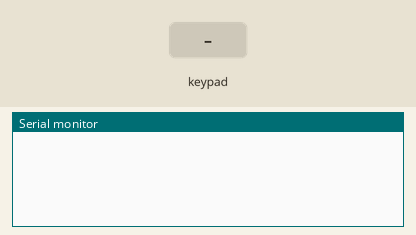
Bench run of a sketch on a simulated Arduino Uno, built with avr-gcc and run on an emulated ATmega328P. On the bench: the last lines printed to the serial monitor. Inputs (shaded band) come from the test bench. Random numbers use the default seed unless the sketch sets one.

Above: at 1.2 s.
1.3 s: key '1' pressed
At 1.9 s:
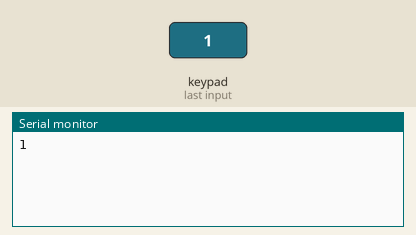
2.8 s: keypad keys 1 1 1 0 9 8 # pressed 0.4 s apart
At 6.1 s:
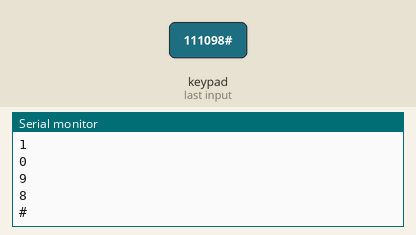
7.1 s: key 'A' pressed
At 7.5 s:
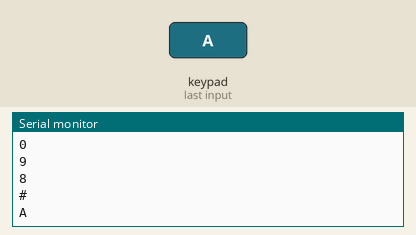
8.6 s: keypad keys 1 1 1 0 9 8 * pressed 0.4 s apart
At 11.8 s:
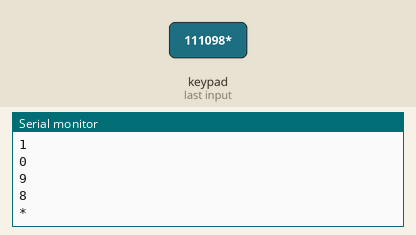
12.9 s: key 'B' pressed
At 14.1 s:
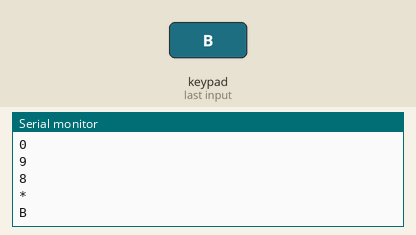
14.4 s: keypad keys 1 1 1 0 9 8 D pressed 0.4 s apart
At 17.4 s:
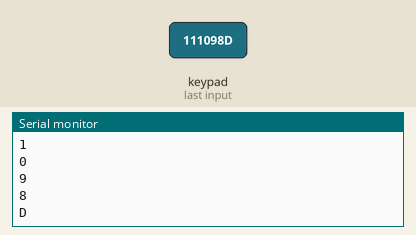
Timing chart, 0 to 18.9 s (numbered marks = the images above; inputs shaded):
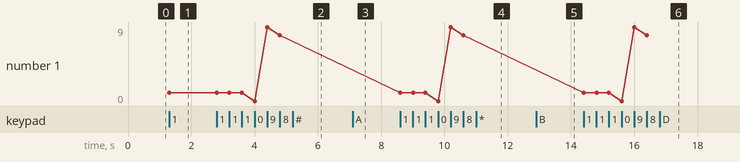

Measured:
- after the input at 1.3 s, the serial monitor: prints a new line at once (image 1)
- after the input at 2.8 s, the serial monitor: prints a new line after 1.2 s (image 2)
- after the input at 7.1 s, the serial monitor: prints a new line at once (image 3)
- after the input at 8.6 s, the serial monitor: prints a new line at once (image 4)
- after the input at 12.9 s, the serial monitor: prints a new line at once (image 5)
- after the input at 14.4 s, the serial monitor: prints a new line at once (image 6)
- plotted number 1: 1 → 8 after the input at 2.8 s

The sketch:

e4.ino
```cpp
// (C) Henrik Lagrosen, János Litkei, Shiyao Xin; Group 35 (2024)
// Work package 0
// Exercise 1
// Submission code: 023513

#include <Keypad.h>   // include the library

#define ROWS 4   // define ROWS as 4
#define COLS 4   // define COLS as 4

// use an array to store key values on the keypad
char keys[ROWS][COLS] = {
    {'1', '2', '3', 'A'}, {'4', '5', '6', 'B'}, {'7', '8', '9', 'C'}, {'*', '0', '#', 'D'}};

byte rowPins[ROWS] = {11, 10, 9, 8};   // connect to Arduino pins
byte colPins[COLS] = {7, 6, 5, 4};     // connect to Arduino pins

// create a keypad object
Keypad keypad = Keypad(makeKeymap(keys), rowPins, colPins, ROWS, COLS);

// defines setuo function which runs once when program start
void setup() {
    Serial.begin(9600);   // initialize the serial communication
}

// defines loop function which runs continuously
void loop() {
    char pressedKey = readKey();   // store the pressed key value in a variable
    if (pressedKey != 0) {         // check whether a key got pressed
        // Print the pressed key value
        Serial.println(pressedKey);
        // delay(100);   // Wait for 1000 millisecond(s)
    }
}

// This function checks if a key being pressed, and return the key value
char readKey() {
    char pressedKey = keypad.getKey();   // get the pressed key value
    if (pressedKey) {                    // check if a key is pressed
        return pressedKey;               // if yes, return the key
    }
    return 0;   // otherwise return 0
}
```

e5.c
```cpp
// (C) Henrik Lagrosen, János Litkei, Shiyao Xin; Group 35 (2024)
// Work package 0
// Exercise 1
// Submission code: 023513

/* ----------------------------- Include section ---------------------------- */
#include <stdio.h>    // Include standard input header file
#include <stdlib.h>   // Include standard library header file
#include <time.h>     // Include time.h library header file

/* ------------------------------ Define macros ----------------------------- */
#define MAX 5   // define the maximum number used for the size of the array

/* -------------------------- Function declaration -------------------------- */
void fill_array(int *nums);   // declare function to fill array

/* -------------------------- Main program section -------------------------- */

/**
 * This program creates an array of integers, array[MAX], and then fill it with MAX number of
 * random integers from 1 to 99.
 */

// Main function
int main() {

    int array[MAX];   // declare an array of integers

    // Initialize the array
    for (int i = 0; i < MAX; i++) {
        array[i] = 0;   // initialize each element with 0
    }
    fill_array(array);
    printf("The value of the address of the array (pointer) is: %p\n",
           &array);   // output the array pointer address
    printf("First integer in the array is (array[0]): %d\n",
           array[0]);   // output the first element in the array
    printf("The last integer in the array is: %d\n",
           array[MAX - 1]);   // output the last element in the array
    printf("The size of an integer (number of bytes) is: %lu\n",
           sizeof(int));   // output the the size of an integer
    printf("The size of the whole array in bytes is: %lu\n",
           (sizeof(int) * MAX));   // output the bytes of the array
    int i = 0;                     // define a counter
    int *num = array;              // define a pointer to the array
    while (*num && i < MAX) {   // loop the array via a pointer until the last element of the array
        printf("%d\t", *num);
        printf("%d\n", ((*num) * 2));
        i++;     // increment the counter
        num++;   // move the pointer forward
    }
    // exit the program successfully
    return 0;
}

void fill_array(int *nums) {
    srand(time(NULL));   // seed the number
    int num;             // declare a int variable
    for (int i = 0; i < MAX; i++) {
        num = rand() % 99 + 1;   // store the generated number in a variable temperarily
        nums[i] = num;           // assign the number in the array
        // printf("%d\n", nums[i]);
    }
}
```

e6.c
```cpp
// (C) Henrik Lagrosen, János Litkei, Shiyao Xin; Group 35 (2024)
// Work package 0
// Exercise 1
// Submission code: 023513

#include <stdio.h>    // includes standard i/o library
#include <string.h>   // includes string library for strcpy

#define MAX_INPUT 21   // defines the maximum input length

// custom function to copy a string
void copyString(char *dest, char *src) {
    do {                // do-while loop to copy the string
        *dest = *src;   // copies the character from src to dest
        dest++;         // increments the destination pointer
        // increments the source pointer and checks if it's the end of the string
    } while (*(++src) != '\0');

    *dest = '\0';   // adds the null terminator to the end of the string
}

// main function
int main() {
    // declares the original array and the two copies
    char input[MAX_INPUT], c1[MAX_INPUT], c2[MAX_INPUT];
    fgets(input, MAX_INPUT, stdin);   // reads string from stdin

    strcpy(c1, input);       // copies the string using strcpy
    copyString(c2, input);   // copies the string using my own brilliant function

    printf("Original:   %s\n", input);
    printf("strcpy:     %s\n", c1);
    printf("copyString: %s\n", c2);
}
```
